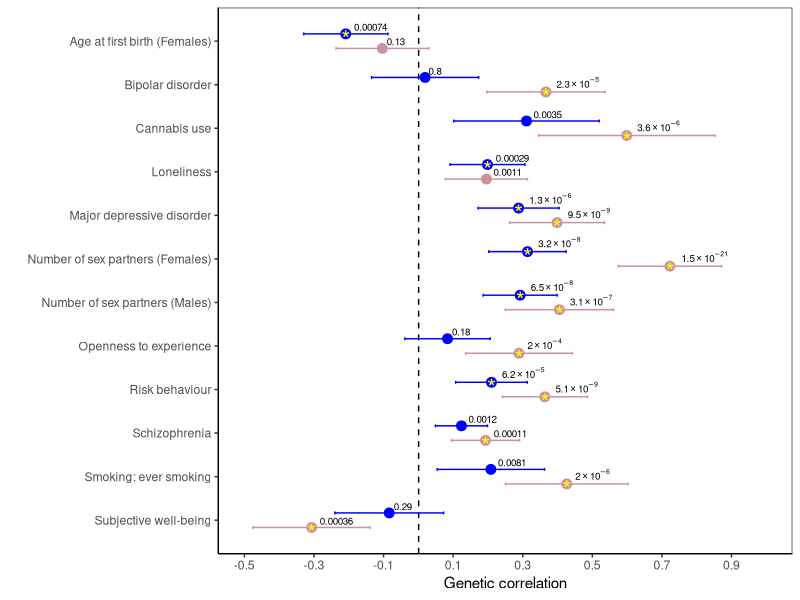
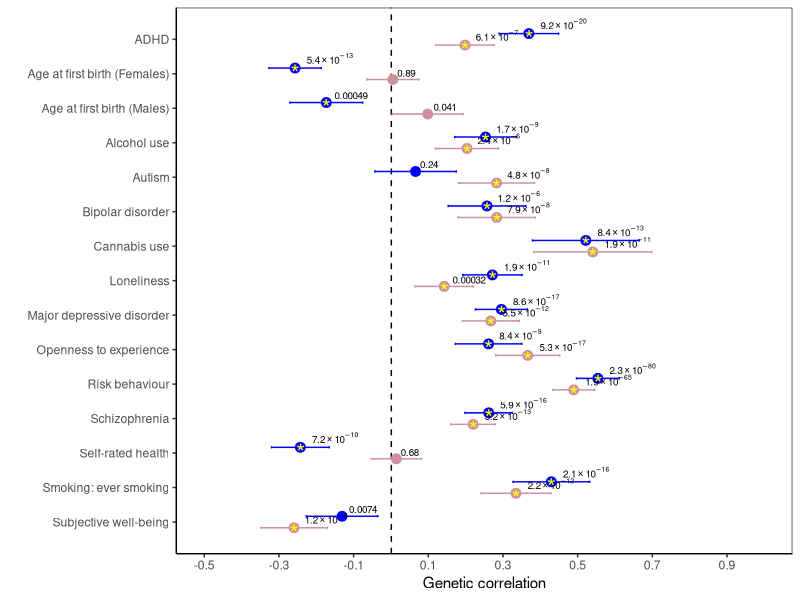

Write the R code that produced these figures, in order.
library(ggplot2)


traitmap <- rbind(
c("ADHD_2017","ADHD"),
c("AgeFirstBirth_Female","Age at first birth (Females)"),
c("AgeFirstBirth_Male","Age at first birth (Males)"),
c("openness","Openness to experience"),
c("MDD2018_ex23andMe","Major depressive disorder"),
c("Neuroticism_Full","Neuroticism"),
c("NumberChildrenEverBorn_Female","Number of children (Females)"),
c("NumberChildrenEverBorn_Male","Number of children (Males)"),
c("SCZ2","Schizophrenia"),
c("SWB_Full","Subjective well-being"),
c("age_at_menarche","Age at menarche"),
c("age_at_menopauze","Age at menopause"),
c("alcohol_clarke","Alcohol use"),
c("anorexia","Anorexia"),
c("anxiety","Anxiety"),
c("autism_2017","Autism"),
c("bipolar","Bipolar disorder"),
c("birth_weight","Birth weight"),
c("cannabis","Cannabis use"),
c("height_combined","Height"),
c("loneliness_333k","Loneliness"),
c("nr_sex_partners_hetero_females","Number of sex partners (Females)"),
c("nr_sex_partners_hetero_males","Number of sex partners (Males)"),
c("risk_behavior","Risk behaviour"),
c("self_rated_health","Self-rated health"),
c("smoking_cigs_per_day","Smoking: cigarettes per day"),
c("smoking_ever_vs_never","Smoking: ever smoking"),
c("whr_females","Waist-to-hip ratio (Females)"),
c("whr_males","Waist-to-hip ratio (Males)"))



### PANEL A ###

d <- read.csv("data/rg_nonheterosexual.csv", stringsAsFactor=F)
d$sex <- ifelse(sapply(strsplit(d$p1,"_|\\."),"[",2)=="female","Female","Male")

d$p2 <- sapply(strsplit(d$p2,"\\."),"[",1)

p2_new <- NULL
for (i in d$p2)
{
  p2_new <- c(p2_new,traitmap[traitmap[,1]==i,2])
}

d$p2_new <- p2_new
d_signt2 <- d$p2_new[d$p < (0.05/nrow(d))]

ds <- d[d$p2_new %in% d_signt2,]
ds$ymin <- ds$rg-1.96*ds$se
ds$ymax <- ds$rg+1.96*ds$se

#ds$groupcat <- factor(ds$Category)

ds$newgroup <- ordered(ds$sex,levels=c("Male","Female"))
ds$gsign <- factor(ifelse(ds$p < (0.05/nrow(d)),"*",""))
dsO <- ds[rev(order(ds$p2_new,ds$newgroup)),]
dsO$finmatch <- paste0(dsO$p2_new,"_",dsO$newgroup)

x <- 1:36
dsO$pos <- x[x%%3!=0]



pdf("fig/figure5_panelA.pdf",width=5,height=6)

p1 <- ggplot(dsO, aes(x=pos, y=rg, ymin=ymin, ymax=ymax)) +
  geom_hline(yintercept=0.05/nrow(d), linetype="dashed") + # se vuoi una linea verticale nel plot, se no togli
  geom_point(aes(color=newgroup), size=3) +
  geom_errorbar(width = .2,aes(color=newgroup)) + # questo usa ymin e ymax
  theme_bw() +
  coord_flip() + # mette tutto orizzontale
  scale_x_continuous('',breaks=seq(1.5,34.5,3), labels=unique(dsO$p2_new)) +
  scale_y_continuous('Genetic correlation', limits=c(-0.5,1), breaks=c(seq(-0.5,1,0.2)), labels=c(as.character(round(seq(-0.5,1,0.2),1)))) +
   geom_text(aes(label=gsub('e-0*', ' %*% 10^-', prettyNum(p, digits=2))), hjust=-.25, vjust=-0.4, size=2.5, parse=TRUE) + geom_text(aes(label=gsign), col="yellow", vjust=+0.8, size=6) + theme(panel.grid.major = element_blank(), panel.grid.minor = element_blank(),
panel.background = element_blank(), axis.line = element_line(colour = "black"))  + scale_colour_manual(values=c("blue","pink3"), guide=FALSE) + expand_limits(y = c(-0.5, 1))

p1

dev.off()





### PANEL B ###

d <- read.csv("data/rg_nr_sex_partners.csv", stringsAsFactor=F)
d$sex <- ifelse(sapply(strsplit(d$p1,"_|\\."),"[",5)=="females","Female","Male")

d$p2 <- sapply(strsplit(d$p2,"\\."),"[",1)

p2_new <- NULL
for (i in d$p2)
{
  p2_new <- c(p2_new,traitmap[traitmap[,1]==i,2])
}

d$p2_new <- p2_new
d_signt2 <- d$p2_new[d$p < (0.05/nrow(d))]

ds <- d[d$p2_new %in% d_signt2,]
ds$ymin <- ds$rg-1.96*ds$se
ds$ymax <- ds$rg+1.96*ds$se

#ds$groupcat <- factor(ds$Category)

ds$newgroup <- ordered(ds$sex,levels=c("Male","Female"))
ds$gsign <- factor(ifelse(ds$p < (0.05/nrow(d)),"*",""))
dsO <- ds[rev(order(ds$p2_new,ds$newgroup)),]
dsO$finmatch <- paste0(dsO$p2_new,"_",dsO$newgroup)

x <- 1:45
dsO$pos <- x[x%%3!=0]


pdf("fig/figure5_panelB.pdf",width=5,height=7)

p1 <- ggplot(dsO, aes(x=pos, y=rg, ymin=ymin, ymax=ymax)) +
  geom_hline(yintercept=0.05/nrow(d), linetype="dashed") + # se vuoi una linea verticale nel plot, se no togli
  geom_point(aes(color=newgroup), size=3) +
  geom_errorbar(width = .2,aes(color=newgroup)) + # questo usa ymin e ymax
  theme_bw() +
  coord_flip() + # mette tutto orizzontale
  scale_x_continuous('',breaks=seq(1.5,44.5,3), labels=unique(dsO$p2_new)) +
  scale_y_continuous('Genetic correlation', limits=c(-0.5,1), breaks=c(seq(-0.5,1,0.2)), labels=c(as.character(round(seq(-0.5,1,0.2),1)))) +
   geom_text(aes(label=gsub('e-0*', ' %*% 10^-', prettyNum(p, digits=2))), hjust=-.25, vjust=-0.4, size=2.5, parse=TRUE) + geom_text(aes(label=gsign), col="yellow", vjust=+0.8, size=6) + theme(panel.grid.major = element_blank(), panel.grid.minor = element_blank(),
panel.background = element_blank(), axis.line = element_line(colour = "black"))  + scale_colour_manual(values=c("blue","pink3"), guide=FALSE) + expand_limits(y = c(-0.5, 1))

p1

dev.off()


